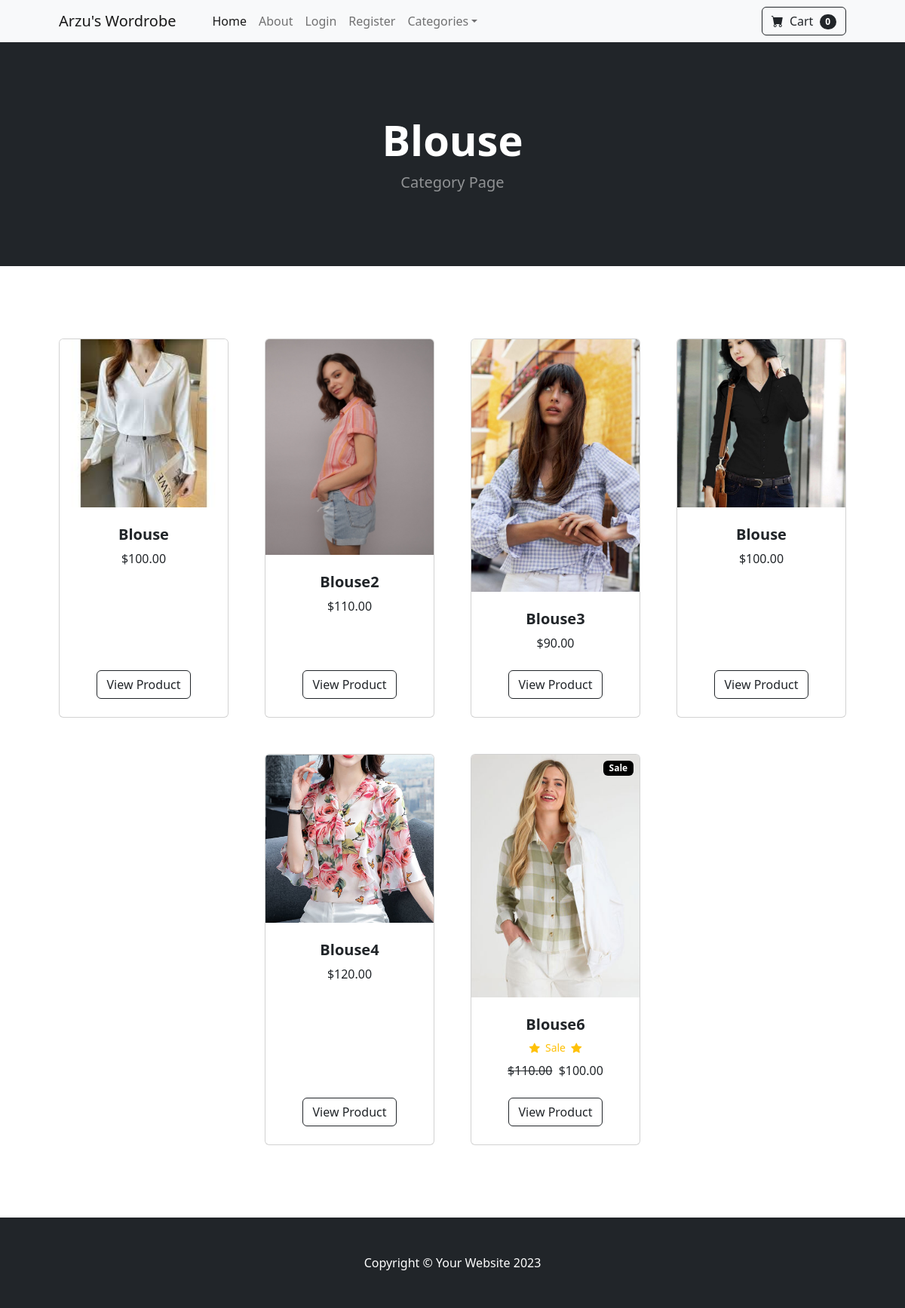
The app's page /category/Blouse with its own data.
### store/models.py (models this page shows, shortened)
class Category(models.Model):
    name = models.CharField(max_length=50)
    def __str__(self):
        return self.name
    class Meta:
        verbose_name_plural = 'categories'

class Product(models.Model):
    name = models.CharField(max_length=100)
    price = models.DecimalField(default=0, decimal_places=2, max_digits=10)
    category = models.ForeignKey(Category, on_delete=models.CASCADE, default=1)
    description =models.CharField(max_length=300, default='', blank=True, null=True)
    image = models.ImageField(upload_to ='uploads/products/')
    is_sale = models.BooleanField(default=False)
    sale_price = models.DecimalField(default=0, decimal_places=2, max_digits=10)

### store/views.py (the view)
# urls.py: path('category/<str:item>', views.category, name='category'),
def category(request, item):
    item = item.replace('-', ' ')
    try:
        category = Category.objects.get(name=item)
        products = Product.objects.filter(category=category)
        return render(request, 'category.html', {'products': products, 'category': category})
    except:
        messages.error(request, ("Whoops! That category does not exist. Please try again!"))
        return redirect('home')

### cart/cart.py (called while the page is built)
    def __len__(self):
        return len(self.cart)

### cart/context_processors.py (called while the page is built)
def cart(request):
    return {'cart': Cart(request)}

### store/templates/category.html
{% extends 'base.html' %}
{% load static %}
{% block content %}
        <header class="bg-dark py-5">
            <div class="container px-4 px-lg-5 my-5">
                <div class="text-center text-white">
                    <h1 class="display-4 fw-bolder">{{ category }}</h1>
                    <p class="lead fw-normal text-white-50 mb-0">Category Page</p>
                </div>
            </div>
        </header>
        <section class="py-5">
            <div class="container px-4 px-lg-5 mt-5">
                <div class="row gx-4 gx-lg-5 row-cols-2 row-cols-md-3 row-cols-xl-4 justify-content-center">
                    {% for product in products %}
                        {% if product.is_sale %}
                        <div class="col mb-5">
                            <div class="card h-100">
                                <div class="badge bg-black text-white position-absolute" style="top:0.5rem; right:0.5rem">Sale</div>
                                <img class="card-img-top" src="{{ product.image.url }}" alt="..." />
                                <div class="card-body p-4">
                                    <div class="text-center">
                                        <h5 class="fw-bolder">{{ product.name }}</h5>
                                        <div class="d-flex justify-content-center small text-warning mb-2">
                                            <div class="bi-star-fill"></div>
                                            &nbsp;&nbsp;Sale&nbsp;&nbsp;
                                            <div class="bi-star-fill"></div>
                                        </div>
                                        <strike>${{ product.price }}</strike>
                                        &nbsp;${{ product.sale_price }}
                                    </div>
                                </div>
                                <div class="card-footer p-4 pt-0 border-top-0 bg-transparent">
                                    <div class="text-center"><a class="btn btn-outline-dark mt-auto" href="{% url 'product' product.id %}">View Product</a></div>
                                </div>
                            </div>
                        </div>
                        {% else %}
                    <div class="col mb-5">
                        <div class="card h-100">
                            <img class="card-img-top" src="{{ product.image.url }}" alt="..." />
                            <div class="card-body p-4">
                                <div class="text-center">
                                    <h5 class="fw-bolder">{{ product.name }}</h5>
                                    ${{ product.price }}
                                </div>
                            </div>
                            <div class="card-footer p-4 pt-0 border-top-0 bg-transparent">
                                <div class="text-center"><a class="btn btn-outline-dark mt-auto" href="{% url 'product' product.id %}">View Product</a></div>
                            </div>
                        </div>
                    </div>
                        {% endif %}
                    {% endfor %}
            </div>
        </section>
{% endblock %}

### records on screen
Category: name "Blouse"
Product: image (picture), name "Blouse", price "100.00"
Product: image (picture), name "Blouse2", price "110.00"
Product: image (picture), name "Blouse3", price "90.00"
Product: image (picture), name "Blouse", price "100.00"
Product: image (picture), name "Blouse4", price "120.00"
Product: image (picture), name "Blouse6", price "110.00", sale_price "100.00"

### other values on screen
{{ cart|length }} "0"
